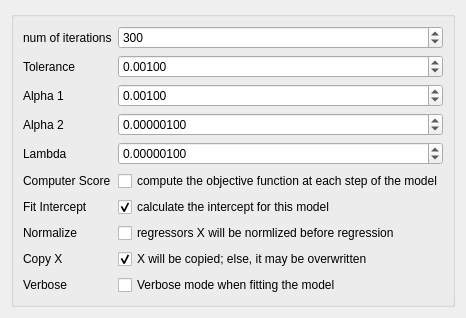
<?xml version="1.0" encoding="UTF-8"?>
<ui version="4.0">
 <class>Form</class>
 <widget class="QWidget" name="Form">
  <property name="geometry">
   <rect>
    <x>0</x>
    <y>0</y>
    <width>405</width>
    <height>300</height>
   </rect>
  </property>
  <property name="windowTitle">
   <string>Form</string>
  </property>
  <layout class="QVBoxLayout" name="verticalLayout">
   <item>
    <widget class="QGroupBox" name="formGroupBox">
     <layout class="QFormLayout" name="formLayout">
      <property name="fieldGrowthPolicy">
       <enum>QFormLayout::AllNonFixedFieldsGrow</enum>
      </property>
      <item row="0" column="0">
       <widget class="QLabel" name="numOfIterationsLabel">
        <property name="text">
         <string>num of iterations</string>
        </property>
       </widget>
      </item>
      <item row="0" column="1">
       <widget class="QSpinBox" name="numOfIterationsSpinBox">
        <property name="maximum">
         <number>999999999</number>
        </property>
        <property name="value">
         <number>300</number>
        </property>
       </widget>
      </item>
      <item row="1" column="0">
       <widget class="QLabel" name="toleranceLabel">
        <property name="text">
         <string>Tolerance</string>
        </property>
       </widget>
      </item>
      <item row="1" column="1">
       <widget class="QDoubleSpinBox" name="toleranceDoubleSpinBox">
        <property name="decimals">
         <number>5</number>
        </property>
        <property name="singleStep">
         <double>0.001000000000000</double>
        </property>
        <property name="value">
         <double>0.001000000000000</double>
        </property>
       </widget>
      </item>
      <item row="2" column="0">
       <widget class="QLabel" name="alpha1Label">
        <property name="text">
         <string>Alpha 1</string>
        </property>
       </widget>
      </item>
      <item row="2" column="1">
       <widget class="QDoubleSpinBox" name="alpha1DoubleSpinBox">
        <property name="decimals">
         <number>5</number>
        </property>
        <property name="singleStep">
         <double>0.001000000000000</double>
        </property>
        <property name="value">
         <double>0.001000000000000</double>
        </property>
       </widget>
      </item>
      <item row="3" column="0">
       <widget class="QLabel" name="alpha2Label">
        <property name="text">
         <string>Alpha 2</string>
        </property>
       </widget>
      </item>
      <item row="3" column="1">
       <widget class="QDoubleSpinBox" name="alpha2DoubleSpinBox">
        <property name="decimals">
         <number>8</number>
        </property>
        <property name="singleStep">
         <double>0.000001000000000</double>
        </property>
        <property name="value">
         <double>0.000001000000000</double>
        </property>
       </widget>
      </item>
      <item row="4" column="0">
       <widget class="QLabel" name="lambdaLabel">
        <property name="text">
         <string>Lambda</string>
        </property>
       </widget>
      </item>
      <item row="4" column="1">
       <widget class="QDoubleSpinBox" name="lambdaDoubleSpinBox">
        <property name="decimals">
         <number>8</number>
        </property>
        <property name="singleStep">
         <double>0.000001000000000</double>
        </property>
        <property name="value">
         <double>0.000001000000000</double>
        </property>
       </widget>
      </item>
      <item row="5" column="0">
       <widget class="QLabel" name="computerScoreLabel">
        <property name="text">
         <string>Computer Score</string>
        </property>
       </widget>
      </item>
      <item row="5" column="1">
       <widget class="QCheckBox" name="computerScoreCheckBox">
        <property name="text">
         <string>compute the objective function at each step of the model</string>
        </property>
       </widget>
      </item>
      <item row="6" column="0">
       <widget class="QLabel" name="fitInterceptLabel">
        <property name="text">
         <string>Fit Intercept</string>
        </property>
       </widget>
      </item>
      <item row="6" column="1">
       <widget class="QCheckBox" name="fitInterceptCheckBox">
        <property name="text">
         <string>calculate the intercept for this model</string>
        </property>
        <property name="checked">
         <bool>true</bool>
        </property>
       </widget>
      </item>
      <item row="7" column="0">
       <widget class="QLabel" name="normalizeLabel">
        <property name="text">
         <string>Normalize</string>
        </property>
       </widget>
      </item>
      <item row="7" column="1">
       <widget class="QCheckBox" name="normalizeCheckBox">
        <property name="text">
         <string>regressors X will be normlized before regression</string>
        </property>
       </widget>
      </item>
      <item row="8" column="0">
       <widget class="QLabel" name="copyXLabel">
        <property name="text">
         <string>Copy X</string>
        </property>
       </widget>
      </item>
      <item row="8" column="1">
       <widget class="QCheckBox" name="copyXCheckBox">
        <property name="text">
         <string>X will be copied; else, it may be overwritten</string>
        </property>
        <property name="checked">
         <bool>true</bool>
        </property>
       </widget>
      </item>
      <item row="9" column="0">
       <widget class="QLabel" name="verboseLabel">
        <property name="text">
         <string>Verbose</string>
        </property>
       </widget>
      </item>
      <item row="9" column="1">
       <widget class="QCheckBox" name="verboseCheckBox">
        <property name="text">
         <string>Verbose mode when fitting the model</string>
        </property>
       </widget>
      </item>
     </layout>
    </widget>
   </item>
  </layout>
 </widget>
 <resources/>
 <connections/>
</ui>
